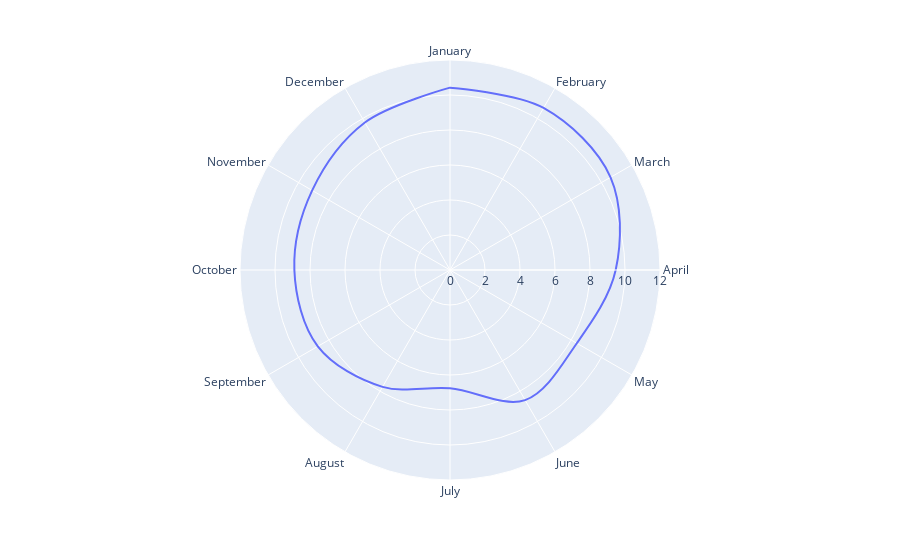

The code cell stored with this chart in its notebook:
### Markdown cell above
##### This code calculates the average fuel efficiency and creates a line plot using Plotly library. The plot shows the monthly fuel efficiency for a year. It uses a polar coordinate system to display the data. The efficiency data is converted to a list and plotted using the line_polar function of Plotly. The resulting plot shows the trend of fuel efficiency over the months of a year.

### Code cell
# Calculating average fuel efficiency
mean_efficiency = fuel_df['efficiency'].tolist()
months = ['January', 'February', 'March', 'April', 'May', 'June', 'July', 'August', 'September', 'October', 'November', 'December']
months.append(months[0])

# Creating a Plotly plot
fig = px.line_polar(r=mean_efficiency + [mean_efficiency[0]], theta=months, line_close=True)
fig.update_traces(line_shape='spline')

fig.update_layout(polar=dict(radialaxis=dict(range=[0, 12])))
fig.show()

### Figure 1 — Plotly figure (JSON) as saved in the notebook; plotly's stock layout.template omitted (floating-point values rounded to 4 significant figures)
{"data": [{"hovertemplate": "r=%{r}<br>theta=%{theta}<extra></extra>", "legendgroup": "", "line": {"color": "#636efa", "dash": "solid", "shape": "spline"}, "marker": {"symbol": "circle"}, "mode": "lines", "name": "", "r": [10.42, 10.69, 10.59, 9.468, 8.368, 8.583, 6.761, 7.709, 8.724, 8.893, 9.093, 9.729, 10.42, 10.42], "showlegend": false, "subplot": "polar", "theta": ["January", "February", "March", "April", "May", "June", "July", "August", "September", "October", "November", "December", "January", "January"], "type": "scatterpolar"}], "layout": {"legend": {"tracegroupgap": 0}, "margin": {"t": 60}, "polar": {"angularaxis": {"direction": "clockwise", "rotation": 90}, "domain": {"x": [0, 1], "y": [0, 1]}, "radialaxis": {"range": [0, 12]}}}}
